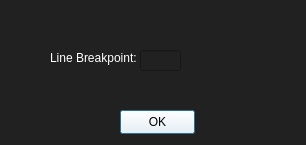
<?xml version="1.0" encoding="UTF-8"?>
<ui version="4.0">
 <class>Dialog</class>
 <widget class="QDialog" name="Dialog">
  <property name="geometry">
   <rect>
    <x>0</x>
    <y>0</y>
    <width>306</width>
    <height>145</height>
   </rect>
  </property>
  <property name="windowTitle">
   <string>Dialog</string>
  </property>
  <property name="styleSheet">
   <string notr="true">QWidget{
background-color:rgb(33,33,33);
color:#FFFFFF;
}
</string>
  </property>
  <widget class="QLabel" name="label">
   <property name="geometry">
    <rect>
     <x>50</x>
     <y>50</y>
     <width>91</width>
     <height>16</height>
    </rect>
   </property>
   <property name="text">
    <string>Line Breakpoint:</string>
   </property>
  </widget>
  <widget class="QLineEdit" name="lineEdit">
   <property name="geometry">
    <rect>
     <x>140</x>
     <y>50</y>
     <width>41</width>
     <height>21</height>
    </rect>
   </property>
  </widget>
  <widget class="QPushButton" name="pushButton">
   <property name="geometry">
    <rect>
     <x>120</x>
     <y>110</y>
     <width>75</width>
     <height>24</height>
    </rect>
   </property>
   <property name="styleSheet">
    <string notr="true">background-color: rgb(255, 255, 255);
color: rgb(0, 0, 0);</string>
   </property>
   <property name="text">
    <string>OK</string>
   </property>
  </widget>
 </widget>
 <resources/>
 <connections/>
</ui>
